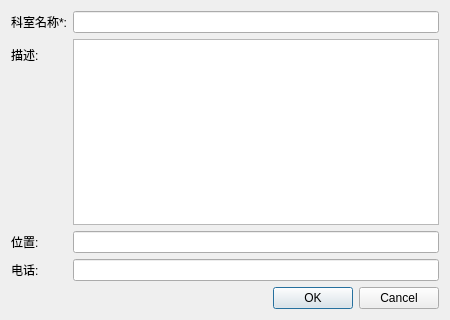
<?xml version="1.0" encoding="UTF-8"?>
<ui version="4.0">
 <class>DepartmentDialog</class>
 <widget class="QDialog" name="DepartmentDialog">
  <property name="geometry">
   <rect>
    <x>0</x>
    <y>0</y>
    <width>450</width>
    <height>320</height>
   </rect>
  </property>
  <property name="windowTitle">
   <string>科室信息</string>
  </property>
  <layout class="QVBoxLayout" name="verticalLayout">
   <item>
    <layout class="QFormLayout" name="formLayout">
     <item row="0" column="0">
      <widget class="QLabel" name="label_name">
       <property name="text">
        <string>科室名称*:</string>
       </property>
      </widget>
     </item>
     <item row="0" column="1">
      <widget class="QLineEdit" name="nameEdit"/>
     </item>
     <item row="1" column="0">
      <widget class="QLabel" name="label_desc">
       <property name="text">
        <string>描述:</string>
       </property>
      </widget>
     </item>
     <item row="1" column="1">
      <widget class="QTextEdit" name="descriptionEdit">
       <property name="maximumHeight">
        <number>100</number>
       </property>
      </widget>
     </item>
     <item row="2" column="0">
      <widget class="QLabel" name="label_location">
       <property name="text">
        <string>位置:</string>
       </property>
      </widget>
     </item>
     <item row="2" column="1">
      <widget class="QLineEdit" name="locationEdit"/>
     </item>
     <item row="3" column="0">
      <widget class="QLabel" name="label_phone">
       <property name="text">
        <string>电话:</string>
       </property>
      </widget>
     </item>
     <item row="3" column="1">
      <widget class="QLineEdit" name="phoneEdit"/>
     </item>
    </layout>
   </item>
   <item>
    <widget class="QDialogButtonBox" name="buttonBox">
     <property name="orientation">
      <enum>Qt::Horizontal</enum>
     </property>
     <property name="standardButtons">
      <set>QDialogButtonBox::Cancel|QDialogButtonBox::Ok</set>
     </property>
    </widget>
   </item>
  </layout>
 </widget>
 <resources/>
 <connections>
  <connection>
   <sender>buttonBox</sender>
   <signal>accepted()</signal>
   <receiver>DepartmentDialog</receiver>
   <slot>accept()</slot>
  </connection>
  <connection>
   <sender>buttonBox</sender>
   <signal>rejected()</signal>
   <receiver>DepartmentDialog</receiver>
   <slot>reject()</slot>
  </connection>
 </connections>
</ui>
